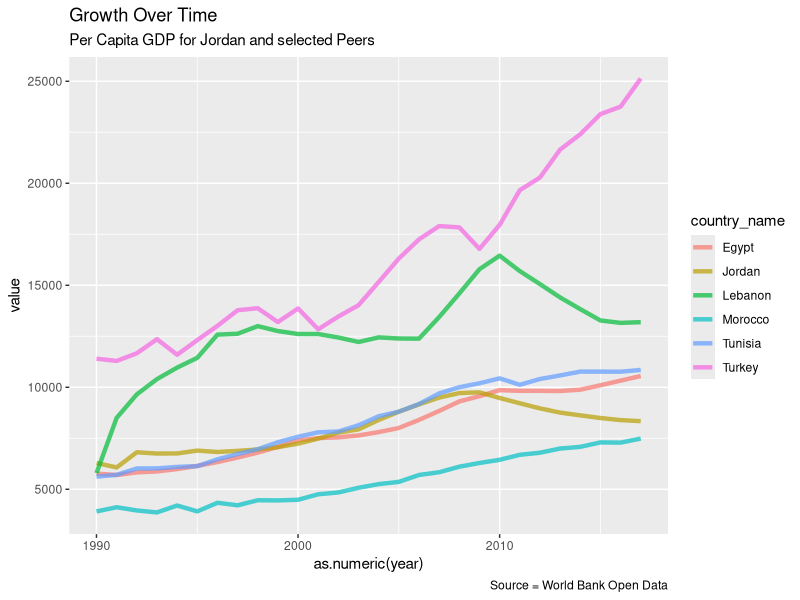

Write R code to recreate this figure. (Note: this script raises an error after producing the figure.)
### Jordan Growth Diagnostic Indicators

library(tidyverse)
library(ggthemes)
library(readr)
gdp <- read_csv("data_records.1553542397.csv")

# GDP over time
ggplot(data = gdp, 
       mapping = aes(x = as.numeric(year), y = value, group=country_name, color = country_name)) +
  geom_line(size = 1.5, alpha = 0.7) +
  labs(title = "Growth Over Time",
       subtitle = "Per Capita GDP for Jordan and selected Peers", 
       caption = "Source = World Bank Open Data")

### High Cost of Finance

# Ration of Externawl Debt to GDP

gdp_to_external_debt <- read_csv("gdp_to_external_debt.csv")
gdp_ext_debt_long <- spread(gdp_to_external_debt, key = country_name, value = value)

# Interest Rates
library(readr)
int_rates <- read_csv("int_rates.csv")
int_rates_wide <- spread(int_rates, key = series_name, value = value)
int_rates_2 <- select(int_rates_wide, is.na(`GDP growth(annual percentage)`))

int_jordan <- filter(int_rates, country_name=="Jordan")
int_only <- filter(int_rates, series_name=="Real interest rate (percentage)")

# Peer Group Interest Rates
ggplot(data = int_only, 
       mapping = aes(x = as.numeric(year), y = value)) +
  geom_line(aes(color=country_name), size = 1.5, alpha = 0.7) +
  theme_fivethirtyeight() +
  labs(title = "Interest Rates",
       subtitle = "Comparison of Real Interest Rates across the Peer Group",
       caption = "Source = USAID Inclusive Growth Diagnostic Indicators") +
theme(panel.grid.major.x = element_blank())

# Interest Rate v. Gdp
ggplot(data = int_jordan, 
  mapping = aes(x = as.numeric(year), y = value)) +
  geom_line(aes(color=series_name), size = 1.5, alpha = 0.7) +
  theme_fivethirtyeight() +
  theme(legend.position = "none") +
  labs(title = "Interest Rate and Growth",
       caption = "Source = USAID Inclusive Growth Diagnostic Indicators")

# Per Capita GDP
ggplot(data = gdp, 
       mapping = aes(x = as.numeric(year), y = value)) +
  geom_line(aes(color=country_name), size = 1.5, alpha = 0.7) +
  theme(panel.grid.major.x = element_blank()) +
  theme_fivethirtyeight() +
  labs(title = "Growth Comparison",
       subtitle = "Comparison of Per Capita GDP across the Peer Group",
       caption = "Source = USAID Inclusive Growth Diagnostic Indicators")
credit2 <- mutate(credit, log(value))
credit3 <- select(credit2, series="series_name", year="year", value=`log(value)`)

# Invest v. GDP
ggplot(data = credit3, 
       mapping = aes(x = as.numeric(year), y = value)) +
  geom_line(aes(color=series), size = 1.5, alpha = 0.7) +
  theme(panel.grid.major.x = element_blank()) +
  theme_fivethirtyeight() +
  labs(title = "Price Constraint",
       subtitle = "Comparison of Real Interest Rate and Investment Levels",
       caption = "Source = USAID Inclusive Growth Diagnostic Indicators")

# Log Interest Rates v. Log Domestic Credit
ggplot(data = credit3, 
       mapping = aes(x = as.numeric(year), y = value)) +
  geom_line(aes(color=series), size = 1.5, alpha = 0.7) +
  theme(panel.grid.major.x = element_blank()) +
  theme_fivethirtyeight() +
  labs(title = "Price Constraint",
       subtitle = "Comparison of Real Interest Rate and Investment Levels",
       caption = "Source = USAID Inclusive Growth Diagnostic Indicators")
